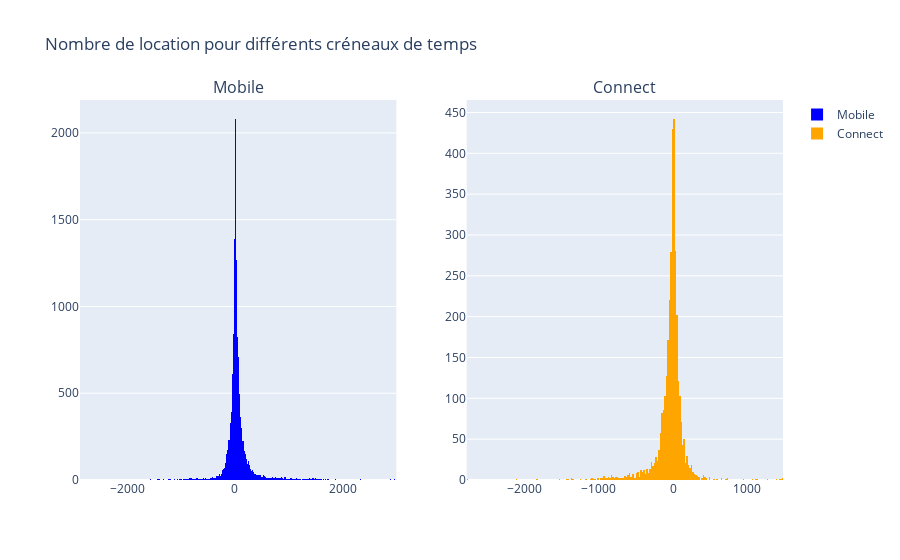

Notebook code for this chart:
### Markdown cell above
Il n'y a pas de fortes corrélations entres les données. Juste un peu entre le checking_type et le nombre de location pour un véhicule. Ce la est surement dû au fait qu'un utilisateur louant beaucoup son véhicule utilise un type de checkin (connect ou  mobile) et doit rester sur ce mode.

### Code cell
fig = make_subplots(rows=1, cols=2, subplot_titles=('Mobile', 'Connect'))

# Ajouter le premier graphique (histogramme)
fig.add_trace(
    go.Histogram(
        x=dataset[dataset['checkin_type'] == 'mobile']['delay_at_checkout_in_minutes'],
        name='Mobile',
        marker_color='blue'
    ),
    row=1, col=1
)

fig.add_trace(
    go.Histogram(
        x=dataset[dataset['checkin_type'] == 'connect']['delay_at_checkout_in_minutes'],
        name='Connect',
        marker_color='orange'
    ),
    row=1, col=2
)

fig.update_layout(
    title_text='Nombre de location pour différents créneaux de temps',
)

# Afficher le plot
fig.show()

### Figure 1 — Plotly figure (JSON) as saved in the notebook; plotly's stock layout.template omitted (floating-point values rounded to 4 significant figures; data arrays with more than 128 entries replaced by an {"elided": "..."} marker saying what was removed)
{"data": [{"marker": {"color": "blue"}, "name": "Mobile", "type": "histogram", "x": {"elided": "12875 int values"}, "xaxis": "x", "yaxis": "y"}, {"marker": {"color": "orange"}, "name": "Connect", "type": "histogram", "x": {"elided": "3400 int values"}, "xaxis": "x2", "yaxis": "y2"}], "layout": {"annotations": [{"font": {"size": 16}, "showarrow": false, "text": "Mobile", "x": 0.225, "xanchor": "center", "xref": "paper", "y": 1, "yanchor": "bottom", "yref": "paper"}, {"font": {"size": 16}, "showarrow": false, "text": "Connect", "x": 0.775, "xanchor": "center", "xref": "paper", "y": 1, "yanchor": "bottom", "yref": "paper"}], "title": {"text": "Nombre de location pour différents créneaux de temps"}, "xaxis": {"anchor": "y", "domain": [0, 0.45]}, "xaxis2": {"anchor": "y2", "domain": [0.55, 1]}, "yaxis": {"anchor": "x", "domain": [0, 1]}, "yaxis2": {"anchor": "x2", "domain": [0, 1]}}}
